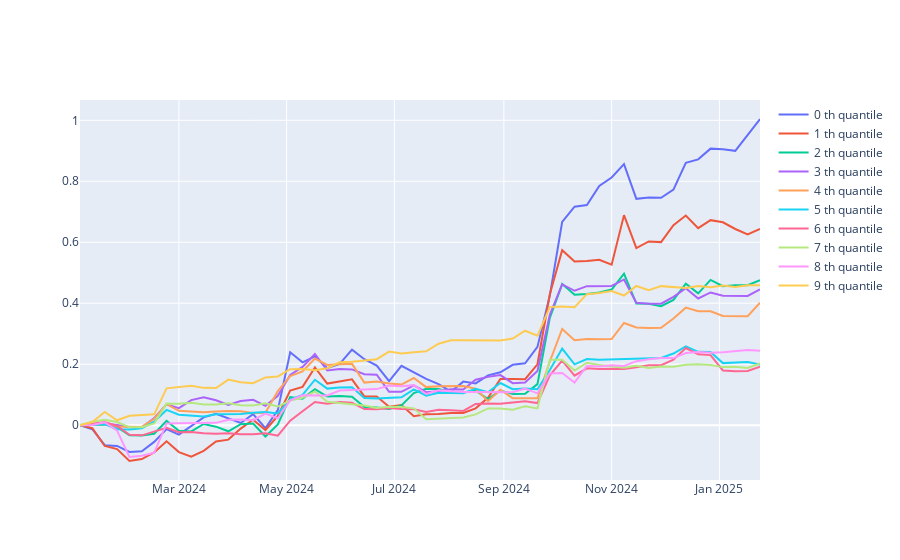

Notebook code for this chart:
### Code cell
open_w = open.copy()
close_w = close.copy()
timie_w = "2024-01-01"
timie_end = "2025-01-25"
open_w = open_w.loc[timie_w:timie_end]
close_w = close_w.loc[timie_w:timie_end]
pct_open = open_w.pct_change()
fri = pct_open.resample("W-FRI").sum() # ln_
mon = pct_open.resample("W-MON").sum().shift(1) # pct_calculating_profit
mon.index = fri.index


holdings = intraday_shifted_input_signal_pct_output_plot(
    mon, 
    fri,
    quantile=10, 
    type_='cumsum')
